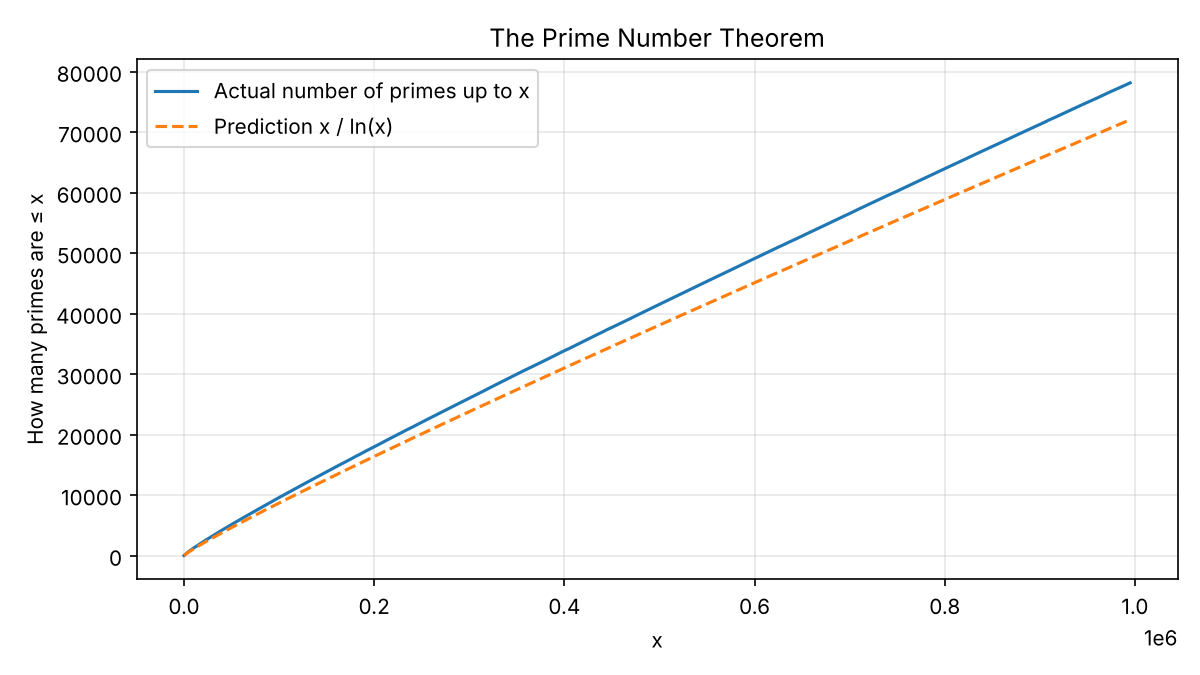

Generate this figure with Python:
"""
Exploring prime numbers.

1. Find all primes up to N with the Sieve of Eratosthenes (a 2,000-year-old algorithm).
2. Test the Prime Number Theorem: the number of primes up to x is about x / ln(x).
3. Check Goldbach's conjecture: every even number greater than 2 is the sum of two primes.
   (Nobody has proved it yet. We can only check it for many numbers.)
"""
import math
import time
import matplotlib.pyplot as plt


def sieve(n):
    """Return a list of all primes up to n."""
    is_prime = [True] * (n + 1)
    is_prime[0] = is_prime[1] = False
    for p in range(2, int(n ** 0.5) + 1):
        if is_prime[p]:
            # cross out multiples of p, starting at p*p (smaller ones are already crossed out)
            for multiple in range(p * p, n + 1, p):
                is_prime[multiple] = False
    return [i for i, prime in enumerate(is_prime) if prime]


def is_prime_slow(k):
    """Trial division, for comparing speed with the sieve."""
    if k < 2:
        return False
    for d in range(2, int(k ** 0.5) + 1):
        if k % d == 0:
            return False
    return True


def goldbach(n, prime_set):
    """Return one way to write the even number n as p + q, or None."""
    for p in sorted(prime_set):
        if p > n // 2:
            break
        if (n - p) in prime_set:
            return p, n - p
    return None


if __name__ == "__main__":
    N = 1_000_000

    start = time.perf_counter()
    primes = sieve(N)
    t_sieve = time.perf_counter() - start
    print(f"There are {len(primes):,} primes up to {N:,}. Sieve took {t_sieve:.2f} s.")

    start = time.perf_counter()
    slow_count = sum(1 for k in range(N // 10) if is_prime_slow(k))
    t_slow = time.perf_counter() - start
    print(f"Testing numbers one at a time took {t_slow:.2f} s for just the first {N // 10:,} ({slow_count:,} primes),")
    print("so the sieve covers 10 times as many numbers in about the same time.")

    # Prime Number Theorem
    print("\n        x | primes up to x | x / ln(x) | ratio")
    for x in (100, 1_000, 10_000, 100_000, 1_000_000):
        count = sum(1 for p in primes if p <= x)
        guess = x / math.log(x)
        print(f"{x:>9,} | {count:>14,} | {guess:>9,.0f} | {count / guess:.3f}")
    print("The ratio slowly moves toward 1, as the theorem predicts.")

    # Goldbach's conjecture
    prime_set = set(sieve(100_000))
    limit = 100_000
    failures = [n for n in range(4, limit + 1, 2) if goldbach(n, prime_set) is None]
    print(f"\nGoldbach checked for every even number up to {limit:,}: {'no exceptions!' if not failures else failures}")
    print("Example: 2026 =", " + ".join(map(str, goldbach(2026, prime_set))))

    xs = list(range(10, N + 1, 5000))
    counts, idx = [], 0
    for x in xs:
        while idx < len(primes) and primes[idx] <= x:
            idx += 1
        counts.append(idx)
    plt.figure(figsize=(8, 4.5))
    plt.plot(xs, counts, label="Actual number of primes up to x")
    plt.plot(xs, [x / math.log(x) for x in xs], "--", label="Prediction x / ln(x)")
    plt.xlabel("x")
    plt.ylabel("How many primes are ≤ x")
    plt.title("The Prime Number Theorem")
    plt.legend()
    plt.grid(alpha=0.3)
    plt.tight_layout()
    plt.savefig("primes.png", dpi=150)
    print("Saved the chart as primes.png")
    plt.show()
